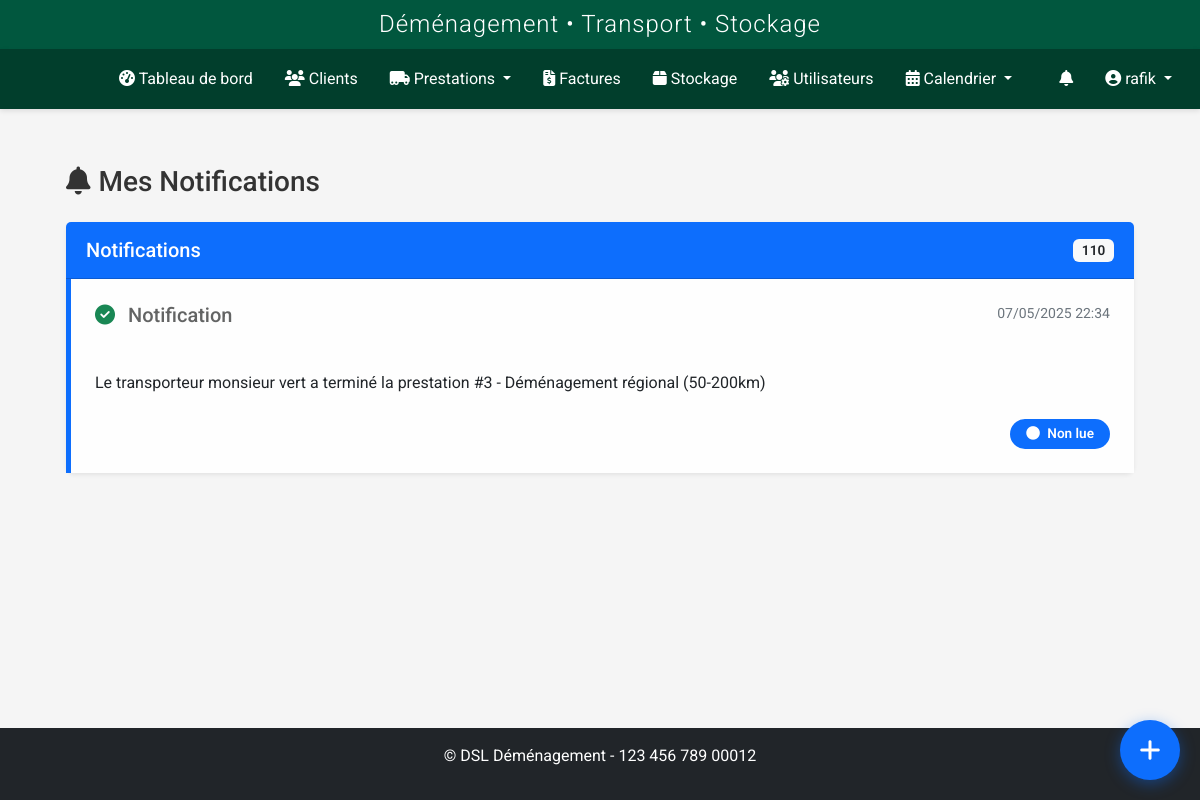
The app's page /transporteur/notifications (signed in) with its own data.
### models.py (models this page shows, shortened)
class User(UserMixin, db.Model):
    id = db.Column(db.Integer, primary_key=True)
    nom = db.Column(db.String(64), nullable=False)
    prenom = db.Column(db.String(64), nullable=False)
    username = db.Column(db.String(64), unique=True, nullable=False)
    email = db.Column(db.String(120), unique=True, nullable=True)
    password_hash = db.Column(db.String(256), nullable=False)
    role = db.Column(db.String(20), nullable=False, default='transporteur')
    statut = db.Column(db.String(20), nullable=False, default='actif')
    vehicule = db.Column(db.String(100), nullable=True)
    type_vehicule_id = db.Column(db.Integer, db.ForeignKey('type_vehicule.id'), nullable=True)
    permis_conduire = db.Column(db.String(50), nullable=True)
    notes = db.Column(db.Text, nullable=True)
    derniere_connexion = db.Column(db.DateTime, nullable=True)
    date_creation = db.Column(db.DateTime, nullable=False, default=datetime.utcnow)
    prestations = db.relationship('Prestation', secondary=prestation_transporteurs, back_populates='transporteurs')
    type_vehicule = db.relationship('TypeVehicule', backref='transporteurs')
    def is_admin(self):
        return self.role in ['admin', 'superadmin']
    def is_transporteur(self):
        return self.role == 'transporteur' or self.is_admin()

class Notification(db.Model):
    id = db.Column(db.Integer, primary_key=True)
    message = db.Column(db.Text, nullable=False)
    type = db.Column(db.String(50), nullable=False, default='info')  # info, success, warning, danger
    date_creation = db.Column(db.DateTime, nullable=False, default=datetime.utcnow)
    lu = db.Column(db.Boolean, default=False)
    statut = db.Column(db.String(50), nullable=False, default='non_lue')  # non_lue, lue, acceptee, refusee
    role_destinataire = db.Column(db.String(50), nullable=False)  # admin, commercial, transporteur
    user_id = db.Column(db.Integer, db.ForeignKey('user.id'), nullable=True)  # Si destiné à un utilisateur spécifique
    prestation_id = db.Column(db.Integer, db.ForeignKey('prestation.id'), nullable=True)
    stockage_id = db.Column(db.Integer, db.ForeignKey('stockage.id'), nullable=True)
    user = db.relationship('User', backref='notifications')
    prestation = db.relationship('Prestation', backref='notifications')
    stockage = db.relationship('Stockage', backref='notifications')

### routes/transporteur_prestations.py (the view)
@transporteur_prestations.route('/notifications')
@login_required
def notifications():
    if not (current_user.is_transporteur() or current_user.is_admin() or current_user.role in ['commercial', 'superadmin']):
        flash('Accès non autorisé.', 'danger')
        return redirect(url_for('dashboard.index'))
    try:
        if current_user.is_admin() or current_user.role == 'superadmin':
            notifications = Notification.query.order_by(Notification.date_creation.desc()).all()
        elif current_user.role == 'commercial':
            notifications = Notification.query.join(Prestation).filter(
                Prestation.commercial_id == current_user.id
            ).order_by(Notification.date_creation.desc()).all()
        else:
            notifications = Notification.query.filter_by(
                user_id=current_user.id,
                role_destinataire='transporteur'
            ).order_by(Notification.date_creation.desc()).all()
        for notif in notifications:
            if not notif.lu:
                notif.lu = True
                current_app.logger.info(f"Notification {notif.id} marquée comme lue pour {current_user.username}")
        db.session.commit()
        return render_template(
            'transporteur/notifications.html',
            title='Notifications',
            notifications=notifications
        )
    except Exception as e:
        current_app.logger.error(f"Erreur lors de l'affichage des notifications: {e}")
        db.session.rollback()
        flash("Une erreur s'est produite lors du chargement des notifications.", 'danger')
        return redirect(url_for('dashboard.index'))

### templates/transporteur/notifications.html (shortened to what this page needs)
{% extends 'base.html' %}
{% block content %}
<div class="container-fluid px-4 py-4">
    <h1 class="h3 mb-4"><i class="fas fa-bell me-2"></i>Mes Notifications</h1>
    <div class="card shadow-sm mb-4">
        <div class="card-header bg-primary text-white d-flex justify-content-between align-items-center">
            <h5 class="mb-0">Notifications</h5>
            <span class="badge bg-light text-dark">{{ notifications|length }}</span>
        </div>
        <div class="card-body p-0">
            {% if notifications %}
                <div class="list-group list-group-flush">
                    {% set unique_notifications = {} %}
                    {% for notification in notifications %}
                        {% if notification.prestation_id not in unique_notifications %}
                            {% set _ = unique_notifications.update({notification.prestation_id: notification}) %}
                        {% elif notification.date_creation > unique_notifications[notification.prestation_id].date_creation %}
                            {% set _ = unique_notifications.update({notification.prestation_id: notification}) %}
                        {% endif %}
                    {% endfor %}
                    {% for prestation_id, notification in unique_notifications.items() %}
                        <div class="list-group-item {% if notification.statut == 'non_lue' %}list-group-item-light border-start border-5 border-primary{% endif %} p-4">
                            <div class="d-flex w-100 justify-content-between align-items-start mb-3">
                                <h5 class="mb-1">
                                    {% if notification.type == 'info' %}
                                        <i class="fas fa-info-circle text-info me-2"></i>
                                    {% elif notification.type == 'success' %}
                                        <i class="fas fa-check-circle text-success me-2"></i>
                                    {% elif notification.type == 'warning' %}
                                        <i class="fas fa-exclamation-triangle text-warning me-2"></i>
                                    {% elif notification.type == 'danger' %}
                                        <i class="fas fa-times-circle text-danger me-2"></i>
                                    {% endif %}
                                    {% if notification.prestation_id %}
                                        Prestation #{{ notification.prestation_id }}
                                    {% else %}
                                        Notification
                                    {% endif %}
                                </h5>
                                <small class="text-muted">{{ notification.date_creation.strftime('%d/%m/%Y %H:%M') }}</small>
                            </div>
                            <div class="notification-message mb-4 text-dark">
                                {{ notification.message | safe }}
                            </div>
                            <div class="d-flex justify-content-between align-items-center">
                                <span class="badge {% if notification.statut == 'acceptee' %}bg-success{% elif notification.statut == 'refusee' %}bg-danger{% elif notification.statut == 'non_lue' %}bg-primary{% else %}bg-secondary{% endif %} rounded-pill px-3 py-2">
                                    {% if notification.statut == 'acceptee' %}
                                        <i class="fas fa-check me-1"></i> Acceptée
                                    {% elif notification.statut == 'refusee' %}
                                        <i class="fas fa-times me-1"></i> Refusée
                                    {% elif notification.statut == 'non_lue' %}
                                        <i class="fas fa-circle me-1"></i> Non lue
                                    {% else %}
                                        <i class="fas fa-check-circle me-1"></i> Lue
                                    {% endif %}
                                </span>
                            </div>
                        </div>
                    {% endfor %}
                </div>
            {% else %}
                <div class="text-center p-4">
                    <i class="fas fa-bell-slash fa-3x text-muted mb-3"></i>
                    <p class="text-muted">Aucune notification pour le moment.</p>
                </div>
            {% endif %}
        </div>
    </div>
</div>
{% endblock %}

### templates/base.html (shortened to what this page needs)
<!DOCTYPE html>
<html lang="fr">
<head>
    <link href="https://cdn.jsdelivr.net/npm/bootstrap@5.2.3/dist/css/bootstrap.min.css" rel="stylesheet">
    <link rel="stylesheet" href="https://cdnjs.cloudflare.com/ajax/libs/font-awesome/6.2.1/css/all.min.css">
    <link rel="stylesheet" href="https://cdnjs.cloudflare.com/ajax/libs/toastr.js/latest/toastr.min.css">
    <link href="https://cdn.jsdelivr.net/npm/fullcalendar@5.11.3/main.min.css" rel="stylesheet">
    <link href="https://cdn.jsdelivr.net/npm/summernote@0.8.18/dist/summernote-lite.min.css" rel="stylesheet">
    <link rel="stylesheet" href="{{ url_for('static', filename='css/style.css') }}">
    <link rel="stylesheet" href="{{ url_for('static', filename='css/notification-flash.css') }}">
    <link rel="stylesheet" href="{{ url_for('static', filename='css/notifications.css') }}">
    <link rel="stylesheet" href="{{ url_for('static', filename='css/prestations.css') }}">
    <link rel="stylesheet" href="{{ url_for('static', filename='css/custom-calendar.css') }}">
    <link rel="stylesheet" href="{{ url_for('static', filename='css/navbar-logos.css') }}">
    <link rel="stylesheet" href="{{ url_for('static', filename='css/whatsapp-buttons.css') }}">
    <link rel="stylesheet" href="{{ url_for('static', filename='css/quick-access-bubble.css') }}">
</head>
<body {% if current_user.is_authenticated %}data-user-role="{{ current_user.role }}" data-user-id="{{ current_user.id }}"{% endif %}>
    {% if current_user.is_authenticated %}
        <header>
            <div class="app-header">
                <h2>Déménagement • Transport • Stockage</h2>
            </div>
            <nav class="navbar navbar-dark navbar-expand-lg">
                <div class="container-fluid">
                    <a class="navbar-brand" href="{{ url_for('dashboard.index') }}">
                        <div class="logo-slideshow">
                        </div>
                    </a>
                    <div class="collapse navbar-collapse" id="navbarMain">
                        <ul class="navbar-nav me-auto mb-2 mb-lg-0">
                            <li class="nav-item">
                                <a class="nav-link {% if request.endpoint == 'dashboard.index' %}active{% endif %}" href="{{ url_for('dashboard.index') }}">
                                    <i class="fas fa-tachometer-alt"></i> Tableau de bord
                                </a>
                            </li>
                            <li class="nav-item">
                                <a class="nav-link {% if request.endpoint.startswith('client.') %}active{% endif %}" href="{{ url_for('client.index') }}">
                                    <i class="fas fa-users"></i> Clients
                                </a>
                            </li>
                            <li class="nav-item dropdown">
                                <a class="nav-link dropdown-toggle {% if request.endpoint.startswith('prestation.') %}active{% endif %}" href="#" id="prestationsDropdown" role="button" data-bs-toggle="dropdown" aria-expanded="false">
                                    <i class="fas fa-truck-moving"></i> Prestations
                                </a>
                            </li>
                            <li class="nav-item">
                                <a class="nav-link {% if request.endpoint.startswith('facture.') %}active{% endif %}" href="{{ url_for('facture.index') }}">
                                    <i class="fas fa-file-invoice-dollar"></i> Factures
                                </a>
                            </li>
                            <li class="nav-item">
                                <a class="nav-link {% if request.endpoint.startswith('stockage.') %}active{% endif %}" href="{{ url_for('stockage.index') }}">
                                    <i class="fas fa-box"></i> Stockage
                                </a>
                            </li>
                            {% if current_user.is_admin %}
                            <li class="nav-item">
                                <a class="nav-link {% if request.endpoint.startswith('user.') %}active{% endif %}" href="{{ url_for('user.index') }}">
                                    <i class="fas fa-users-cog"></i> Utilisateurs
                                </a>
                            </li>
                            {% endif %}
                            <li class="nav-item dropdown">
                                <a class="nav-link dropdown-toggle {% if request.endpoint.startswith('calendrier.') %}active{% endif %}" href="#" id="calendrierDropdown" role="button" data-bs-toggle="dropdown" aria-expanded="false">
                                    <i class="fas fa-calendar-alt"></i> Calendrier
                                </a>
                            </li>
                        </ul>
                        <ul class="navbar-nav">
                            {% if current_user.is_authenticated and (current_user.is_transporteur() or current_user.is_admin() or current_user.role in ['commercial', 'superadmin']) %}
                            <li class="nav-item">
                                <a href="{{ url_for('transporteur_prestations.notifications') }}" class="nav-link position-relative">
                                    <i class="fas fa-bell"></i>
                                </a>
                            </li>
                            {% endif %}
                            <li class="nav-item dropdown">
                                <a class="nav-link dropdown-toggle" href="#" id="userDropdown" role="button" data-bs-toggle="dropdown">
                                    <i class="fas fa-user-circle"></i> {{ current_user.username }}
                                </a>
                            </li>
                        </ul>
                    </div>
                </div>
            </nav>
        </header>
        <main class="main-content">
            <div class="container">
                {% block content %}{% endblock %}
            </div>
        </main>
        <footer class="mt-5 py-3 bg-dark text-white">
            <div class="container text-center">
                <p>&copy; {{ config.COMPANY_FULL_NAME }} - {{ config.COMPANY_SIRET }}</p>
            </div>
        </footer>
    {% else %}
        <main class="main-content">
            <div class="container">
                {% block auth_content %}{% endblock %}
            </div>
        </main>
    {% endif %}
</body>
</html>

### records on screen
User: username "rafik"
Notification: type "success" (drawn), shows "Notification", date_creation "07/05/2025 22:34", message "Le transporteur monsieur vert a terminé la prestation #3 - Déménagement régional (50-200km)", statut "non_lue" (drawn)

### other values on screen
{{ notifications|length }} "110"
{{ config.COMPANY_FULL_NAME }} "DSL Déménagement"
{{ config.COMPANY_SIRET }} "123 456 789 00012"
